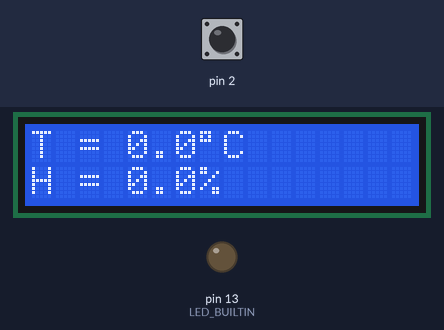
Recording of a sketch running on a simulated Arduino Uno, built with avr-gcc and run on an emulated ATmega328P. Shown: 16×2 character LCD, output pins drawn as LEDs (lit = HIGH). Inputs (shaded band) come from the test bench; at power-on: pin 2 HIGH. What the sketch prints to the serial monitor is not drawn.

Above: at 7.1 s.
7.2 s: pin 2 driven LOW
At 7.8 s:
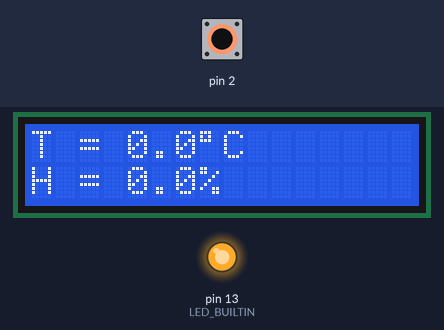
8.8 s: pin 2 driven HIGH
At 10.0 s:
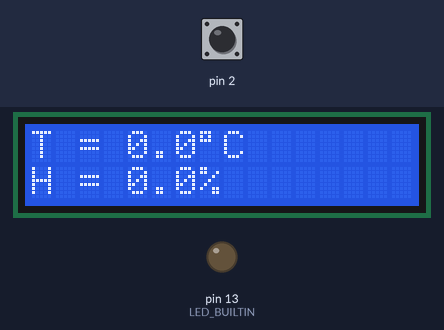
11.8 s: pin 2 pulsed LOW 5 times (0.12 s each, 0.3 s apart)
16.3 s: pin 2 driven LOW
At 16.5 s:
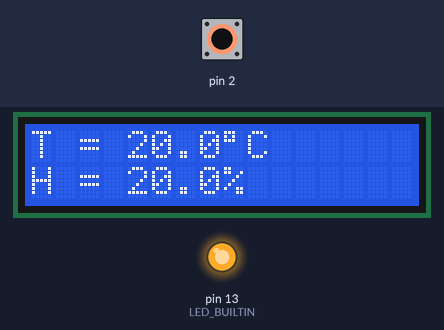
18.4 s: pin 2 pulsed HIGH 2 times (0.12 s each, 0.3 s apart)
At 18.55 s:
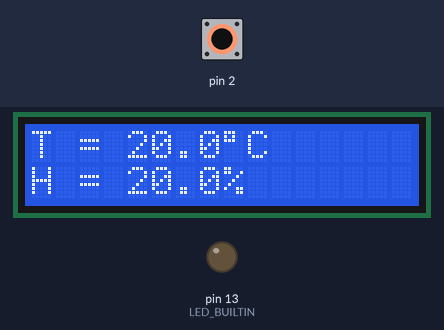
Timing chart, 0 to 21.4 s (numbered marks = the images above; inputs shaded):
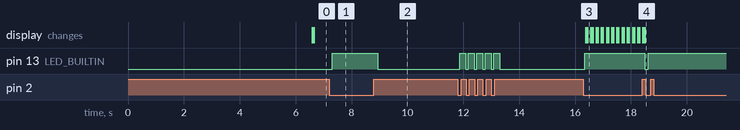

Measured:
- after the input at 7.2 s, pin 13 (LED_BUILTIN): LOW → HIGH after 0.10 s instead of 0.73 s
- after the input at 8.8 s, pin 13 (LED_BUILTIN): HIGH → LOW after 0.13 s
- after the input at 16.3 s, pin 13 (LED_BUILTIN): LOW → HIGH after 0.05 s instead of 0.87 s
- after the input at 18.4 s, pin 13 (LED_BUILTIN): HIGH → LOW after 0.08 s, → HIGH 0.14 s later

The sketch:

Binar_empfangen.ino
```cpp
/*
Light dependend Resistor:
 *int sensorPin = A0

LCD Display:
 * LCD RS pin to digital pin 7
 * LCD Enable pin to digital pin 8
 * LCD D4 pin to digital pin 9
 * LCD D5 pin to digital pin 10
 * LCD D6 pin to digital pin 11
 * LCD D7 pin to digital pin 12
 * LCD R/W pin to ground
 * LCD VSS pin to ground
 * LCD VCC pin to 5V
 * 2K resistor:
 * ends to V0(pin 3) and ground
 * 220 resistor:
 * ends to A and 5V
 * K to ground
*/


#include <LiquidCrystal.h>

// initialize the library with the numbers of the interface pins
LiquidCrystal lcd(7, 8, 9, 10, 11, 12);

int Round = 0;
int Count = 0;
int Bit = 0;
int Digit = 0;
int Digit_Value = 0;
int sensorPin = A0;
int Sensor = 0;
float Temp = 0.0;
int TempZ = 0;
int TempE = 0;
int TempK = 0;
float Hum = 0.0;
int HumZ = 0;
int HumE = 0;
int HumK = 0;
int brightness_led = 0;   // 0 is off
int fadeAmount_led = 1;
int Sensor_count = 0;

void setup() {
  // put your setup code here, to run once:
  pinMode(LED_BUILTIN, OUTPUT);
  pinMode(2, INPUT);
  Serial.begin(9600);
  // set up the LCD's number of columns and rows:
  lcd.begin(16, 2);
}

void loop() {
  // put your main code here, to run repeatedly:
  /*if (digitalRead(2) == 0){ //(analogRead(sensorPin) < 2000){
    analogWrite(LED_BUILTIN, 255);
    Serial.print("1");
    Sensor = 1;
  }
  else{
    analogWrite(LED_BUILTIN, 0);
    Serial.print("0");
    Sensor = 0;
  }
  */
  Sensor = 0;
  while (Sensor_count != 100) {
    Sensor_count += 1;
    if (digitalRead(2) == 0) {
      Sensor = 1;
    }
    delay(1);
  }
  Sensor_count =0;

  if (Sensor == 1) {
    Serial.print("1");
    analogWrite(LED_BUILTIN, 255);
  }
  else {
    Serial.print("0");
    analogWrite(LED_BUILTIN, 0);
  }

  Serial.print("  Round: ");
  Serial.print(Round);
  Serial.print("  Count: ");
  Serial.print(Count);
  Serial.print("  Bit: ");
  Serial.print(Bit);
  Serial.print("  Digit: ");
  Serial.print(Digit);
  Serial.print("  Digit_Value: ");
  Serial.println(Digit_Value);


//-------------------------------------------------------------------------------


  if (Round >= 9){
    if (Count >= 3){
      Bit = 1;
      Digit_Value += 1;
    }
    else {
      if (Digit == 1){
        Temp = Digit_Value * 10;
      }
      if (Digit == 2){
        Temp += Digit_Value;
      }
      if (Digit == 3){
        Temp += Digit_Value * 0.1;
      }
      if (Digit == 4){
        Hum = Digit_Value * 10;
      }
      if (Digit == 5){
        Hum += Digit_Value;
      }
      if (Digit == 6){
        Hum += Digit_Value * 0.1;
      }

      Bit = 0;
      Digit += 1;
      Digit_Value = 0;
    }
    Round = 0;
    Count = 0;
    Serial.println("");
  }

  if (Sensor == 1){
    Count += 1;
  }

  Round += 1;


//-------------------------------------------------------------------------------


//  delay(100);
  if (Digit > 6){
    Serial.print(Temp);
    Serial.print("   ");
    Serial.println(Hum);
    Serial.println("Wait for signal");

    // set the cursor to column 0, line 0
    // (note: line 1 is the second row, since counting begins with 0):
    lcd.setCursor(0, 0);
    lcd.print("----------------");
    lcd.setCursor(0, 1);
    lcd.print("----------------");
    delay(50);
    lcd.clear();

    lcd.setCursor(0, 0);

    lcd.print("T = " );
    lcd.print(Temp, 1 );
    lcd.print(char(0xDF));   //=char(223)=°
    lcd.print("C");

    lcd.setCursor(0, 1);

    lcd.print("H = " );
    lcd.print(Hum, 1 );
    lcd.print("%" );

    while (digitalRead(2) == HIGH){ //(analogRead(sensorPin) > 2000){
      Digit = 1;
      Round = 1;
      analogWrite(LED_BUILTIN, brightness_led);
      brightness_led += fadeAmount_led;
      if (brightness_led <= 0) {fadeAmount_led = -fadeAmount_led;}
      if (brightness_led >= 255) {fadeAmount_led = -fadeAmount_led;}
      delay(10);
    }
  }
}
```
